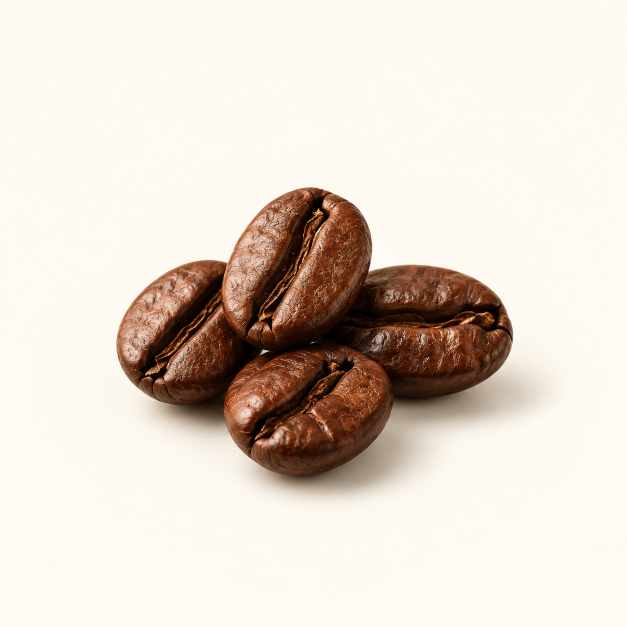
#> input picture client/src/assets/category_images/coffee.png, 1254 x 1254 px (shown at 1/2 size)
$ python -i image_refinement_service.py   (imports and definitions only)
#> lines starting #> are read from the running program, lines starting #| are printed output that depends on the picture
import logging
from dataclasses import dataclass
from io import BytesIO
from typing import Protocol

from PIL import Image, ImageFilter

from app.models.enums import BackgroundIsolationStatus, PresentationType

logger = logging.getLogger(__name__)

# Milestone 6's refinement step turns an M4 crop into a catalog-ready
# image. Tier 1 (canvas/padding/centering/resize/sharpen) below is plain
# Pillow processing -- deterministic, pixel-preserving except for the
# padding border it adds, and runs for every product. It is high-quality
# RESIZING, not true AI super-resolution/upscaling -- see the module docs
# and README for that distinction; nothing here invents detail that wasn't
# already in the source crop.
#
# Tier 2 (background isolation) delegates to a BackgroundRemover
# implementation -- kept as a narrow Protocol, mirroring AIProductAnalyzer
# in app.services.ai.types, so the concrete choice (rembg today) never
# leaks into this module's own logic or its tests. Isolation is now
# attempted for every "suitable" presentation, including bulk/loose
# products (not just packaged/jar/bottle) -- the goal is the same clean,
# isolated-on-white catalog look for a natural pile of loose nuts/mix as
# for a packaged item. Because segmenting a loose/bulk pile from its
# tray/bin is materially harder and riskier than segmenting one packaged
# object, every isolation attempt (regardless of presentation) is run
# through _is_isolation_usable below before being trusted -- an attempt
# that clearly destroyed too much of the real product is rejected and
# this falls back to Tier-1-only output. This is image ISOLATION, never
# generative recreation: nothing here can add, remove, rearrange, or
# invent product content -- it can only keep or discard pixels that were
# already in the source crop.

CANVAS_SIZE = 1200
PADDING_RATIO = 0.08  # ~8% margin on each side of the padded product box
BACKGROUND_COLOR = (255, 255, 255)
JPEG_QUALITY = 92
UNSHARP_RADIUS = 1.5
UNSHARP_PERCENT = 60
UNSHARP_THRESHOLD = 3

# Presentations "suitable" for background isolation -- every known,
# confidently-classified presentation. Deliberately excludes OTHER/None:
# an unclassified presentation gives no basis for judging whether
# isolation is even appropriate, so those stay Tier-1-only (their real,
# honest background is kept) rather than risk running a fundamentally
# uncertain operation on an unknown scene.
BACKGROUND_ISOLATION_PRESENTATIONS = frozenset(
    {
        PresentationType.PACKAGED,
        PresentationType.JAR,
        PresentationType.BOTTLE,
        PresentationType.BULK_TRAY,
        PresentationType.BULK_LOOSE,
    }
)

# Fraction of the ORIGINAL crop's pixel area that an isolation result must
# still retain (alpha above a small noise floor) to be trusted. This is a
# deterministic, purely quantitative safety net -- not a quality/aesthetic
# judgment -- against a segmentation pass that over-aggressively erased
# real product (a known risk on textured loose/bulk piles). Chosen
# conservatively: a legitimate isolation (even one that removes a lot of
# tray/shelf/shadow) should comfortably retain far more than this; a
# result below it is far more likely to be a failed segmentation than a
# real, honest product that happens to be small.
MIN_RETAINED_AREA_RATIO = 0.15
# Alpha values at/below this are treated as "background", not product --
# skips near-zero anti-aliasing noise around a mask edge rather than
# counting it as retained product area.
_ALPHA_NOISE_FLOOR = 16


class BackgroundRemover(Protocol):
    """Narrow interface for Tier 2 background isolation. `remove` takes
    encoded source image bytes and returns encoded RGBA image bytes (the
    isolated subject on a transparent background) -- provider-agnostic by
    construction, the same way AIProductAnalyzer is."""

    def remove(self, image_bytes: bytes) -> bytes: ...


@dataclass(frozen=True)
class RefinementResult:
    image_bytes: bytes  # final encoded JPEG
    background_isolation_status: BackgroundIsolationStatus


# [88 lines left out: functions refine_product_image, _is_isolation_usable, _retained_area_ratio, not called in this run]


def _trim_transparent_margin(image: Image.Image) -> Image.Image:
    """Crop to the bounding box of the non-transparent silhouette so
    padding is computed against the actual product, not against whatever
    canvas size the background remover happened to return. A no-op for a
    Tier-1-only (fully opaque) crop, since its alpha bbox is the full
    image."""
    bbox = image.getchannel("A").getbbox()
    if bbox is None:
        return image
    return image.crop(bbox)


# [12 lines left out: function _resize_to_fit, not called in this run]


def compose_on_canvas(image: Image.Image) -> Image.Image:
    """Center `image` on a fixed CANVAS_SIZE x CANVAS_SIZE, solid
    BACKGROUND_COLOR canvas with consistent padding on every side. Uses
    the image's own alpha channel as a paste mask so an isolated (Tier 2)
    subject's removed background is replaced by the clean canvas color,
    while a Tier-1-only (fully opaque) image simply covers its full box."""
    trimmed = _trim_transparent_margin(image)
    usable_side = round(CANVAS_SIZE * (1 - 2 * PADDING_RATIO))
    fitted = _resize_to_fit(trimmed, usable_side)

    canvas = Image.new("RGB", (CANVAS_SIZE, CANVAS_SIZE), BACKGROUND_COLOR)
    x = (CANVAS_SIZE - fitted.width) // 2
    y = (CANVAS_SIZE - fitted.height) // 2
    if fitted.mode == "RGBA":
        canvas.paste(fitted, (x, y), mask=fitted)
    else:
        canvas.paste(fitted.convert("RGB"), (x, y))
    return canvas


class RembgBackgroundRemover:
    """BackgroundRemover implementation backed by rembg's u2netp model
    (ONNX, CPU, ~4.7MB download, cached locally by rembg itself on first
    use) -- entirely local and free, no network call at inference time
    beyond that one-time model fetch. `rembg`/`onnxruntime` are imported
    lazily (inside __init__/remove, not at module scope) so simply
    importing this module -- as every test does, transitively -- never
    pulls in rembg's own heavier dependencies (opencv-python-headless,
    scikit-image) unless this class is actually instantiated, which tests
    never do (see api/digitizer.get_background_remover)."""

    # [9 lines left out: functions __init__, remove, not called in this run]


# --- ProductImageRefiner: the broader Milestone 6 interface -------------
#
# BackgroundRemover/RembgBackgroundRemover above are narrow (background
# isolation only) and remain exactly as they were. ProductImageRefiner is
# one level up: the WHOLE refinement step (local Tier1+Tier2, or an
# approved AI image-editing model), selected once in api/digitizer.py and
# used identically by the orchestration layer regardless of which
# implementation is active -- mirrors AIProductAnalyzer (Milestone 4).


@dataclass(frozen=True)
class RefinementProductContext:
    """Non-sensitive product metadata that may help a refiner understand
    what it's looking at. Deliberately excludes price, barcode, and every
    internal ID -- an image refiner has no legitimate need to see them,
    and price must never be something an AI image model could see, invent,
    or alter."""

    name_en: str | None = None
    name_ar: str | None = None
    category: str | None = None
    selling_mode: str | None = None
    brand: str | None = None
    flavor_variant: str | None = None


@dataclass(frozen=True)
class RefinementRequest:
    crop_bytes: bytes
    presentation: PresentationType | None
    context: RefinementProductContext
    reference_images: list[bytes]


class ProductImageRefiner(Protocol):
    """Interface every Milestone 6 image-refinement implementation must
    satisfy -- narrow and provider-agnostic by construction, the same way
    AIProductAnalyzer (Milestone 4) is. Lets the concrete choice (local
    Tier1+rembg, or an approved AI image-editing model) be swapped without
    touching the orchestration layer or the API."""

    def refine(self, request: RefinementRequest) -> RefinementResult: ...


class LocalBackgroundRefiner:
    """ProductImageRefiner implementation backed entirely by local,
    deterministic processing (Tier 1 Pillow composition + optional Tier 2
    rembg isolation) -- see refine_product_image. Free, always available,
    no network call. Ignores `context` and `reference_images` -- it has no
    use for product metadata or style references, only the crop itself
    and its presentation.

    Used when no AI image-editing model is configured (no
    OPENROUTER_API_KEY) -- a CONFIGURATION fallback, not a runtime one:
    once the AI refiner is configured, a failed AI call is reported as a
    failed refinement, never silently downgraded to this local result (see
    digitizer_refinement_service.refine_digitized_product). This class is
    never deleted or bypassed by the AI path existing -- it remains the
    real implementation used whenever AI isn't configured.
    """

    def __init__(self, background_remover: BackgroundRemover | None) -> None:
        self._background_remover = background_remover

    def refine(self, request: RefinementRequest) -> RefinementResult:
        return refine_product_image(request.crop_bytes, request.presentation, self._background_remover)

>>> import cv2
>>> picture = cv2.imread('../../../client/src/assets/category_images/coffee.png', cv2.IMREAD_GRAYSCALE)
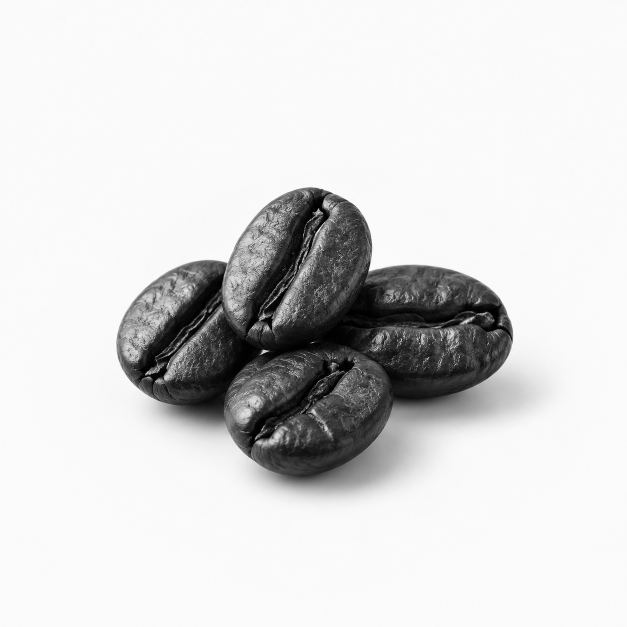
#> picture: shape (1254, 1254) (shown at 1/2 size); min 0, max 255, mean 216.2
#> (the run stopped early here; a loop or call above may not have finished)

$ run again, on client/src/assets/category_images/gifts.png
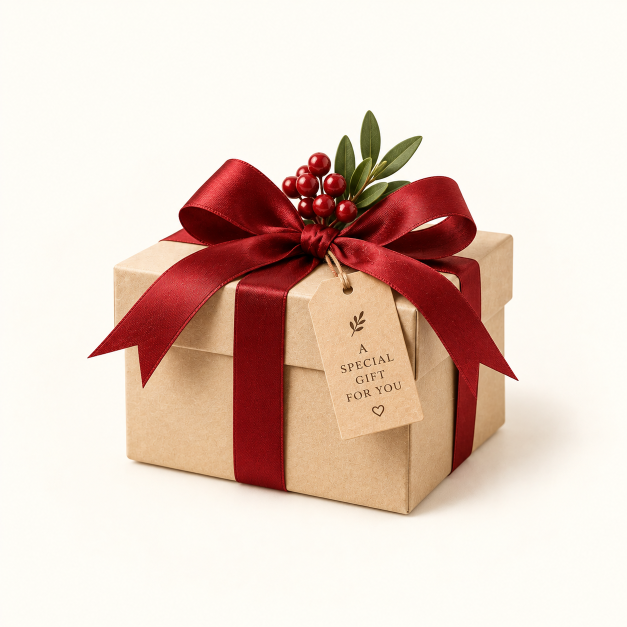
#> input picture client/src/assets/category_images/gifts.png, 1254 x 1254 px (shown at 1/2 size)
#> `picture = cv2.imread('../../../client/src/assets/category_images/coffe..`:
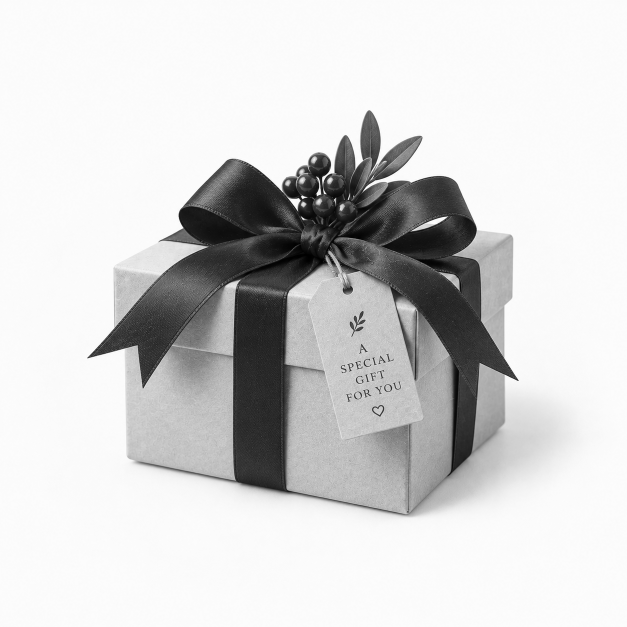
#> picture: shape (1254, 1254) (shown at 1/2 size); min 0, max 255, mean 211.3

$ run again, on client/src/assets/category_images/nuts.png
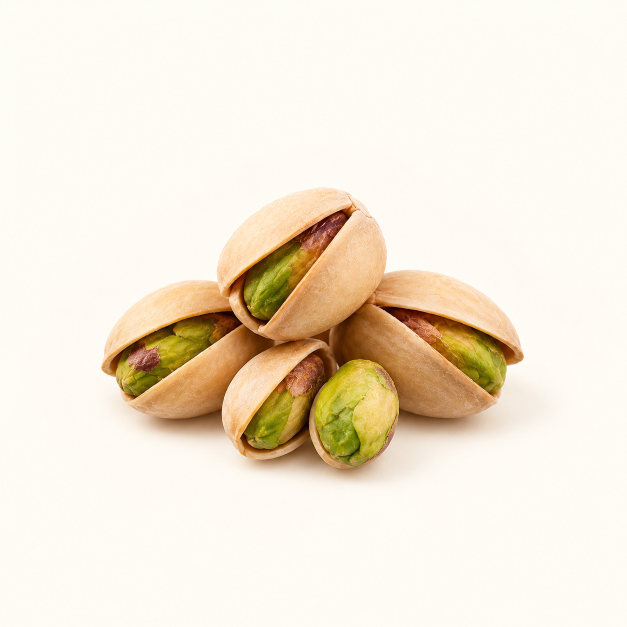
#> input picture client/src/assets/category_images/nuts.png, 1254 x 1254 px (shown at 1/2 size)
#> `picture = cv2.imread('../../../client/src/assets/category_images/coffe..`:
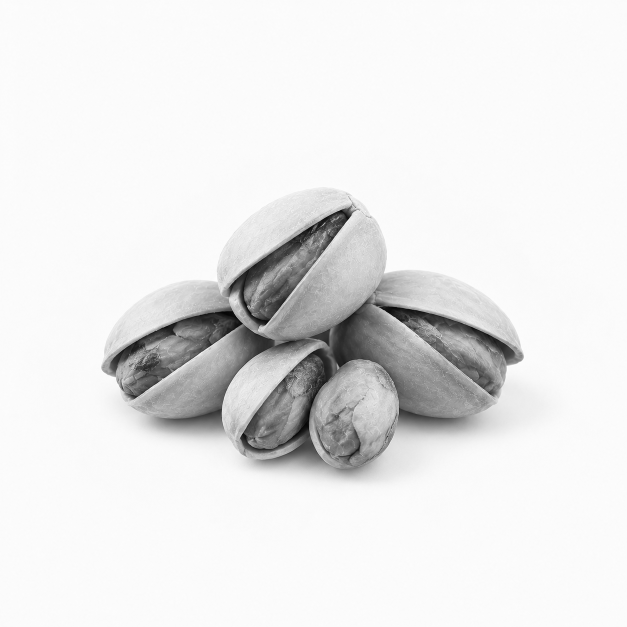
#> picture: shape (1254, 1254) (shown at 1/2 size); min 0, max 255, mean 231.8
